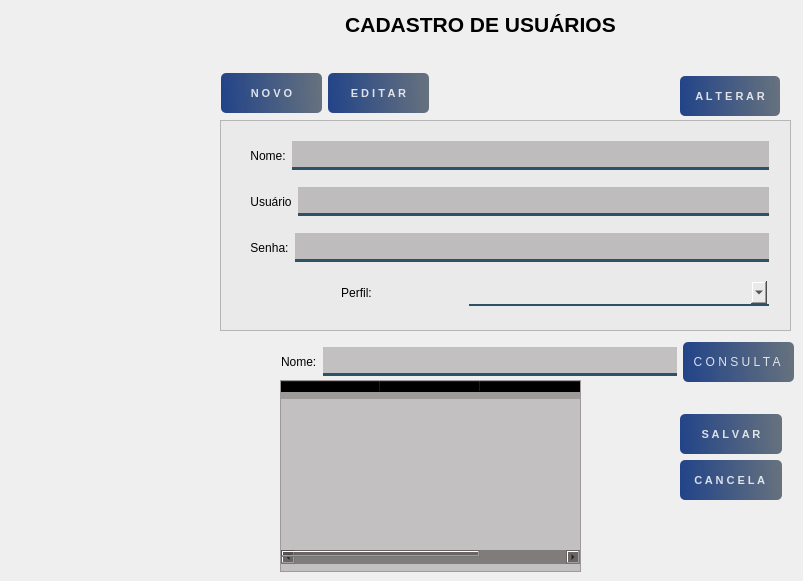
                 <widget class="QWidget" name="page_7">
                  <widget class="QTableWidget" name="tableWidget">
                   <property name="geometry">
                    <rect>
                     <x>280</x>
                     <y>380</y>
                     <width>301</width>
                     <height>192</height>
                    </rect>
                   </property>
                   <property name="styleSheet">
                    <string notr="true">background-color: rgba(10,0,0,50);

border-bottom-color:rgba(46,82,101,255);

padding-bottom: 7px</string>
                   </property>
                   <column>
                    <property name="text">
                     <string>Nome</string>
                    </property>
                   </column>
                   <column>
                    <property name="text">
                     <string>Usuário</string>
                    </property>
                   </column>
                   <column>
                    <property name="text">
                     <string>Perfil</string>
                    </property>
                   </column>
                  </widget>
                  <widget class="QPushButton" name="btn_alterarUser">
                   <property name="enabled">
                    <bool>false</bool>
                   </property>
                   <property name="geometry">
                    <rect>
                     <x>680</x>
                     <y>76</y>
                     <width>100</width>
                     <height>40</height>
                    </rect>
                   </property>
                   <property name="minimumSize">
                    <size>
                     <width>100</width>
                     <height>40</height>
                    </size>
                   </property>
                   <property name="font">
                    <font>
                     <pointsize>8</pointsize>
                     <bold>true</bold>
                    </font>
                   </property>
                   <property name="styleSheet">
                    <string notr="true">QPushButton#btn_alterarUser{
	background-color: qlineargradient(spread:pad, x1:0, y1:0.505682, x2:1, y2:0.477, stop:0 rgba(0, 39,119, 219), stop:1 rgba(85, 98, 112, 226));
	color:rgba(255, 255, 255, 210);
	border-radius: 5px;
}
QPushButton#btn_alterarUser:hover{
	background-color: qlineargradient(spread:pad, x1:0, y1:0.505682,x2:1,y2:0.477, stop:0 rgba(150, 123, 111, 219), stop:1 rgba(85, 81, 84, 226));
}
QPushButton#btn_alterarUser:pressed{
	padding-left:5px;
	padding -top:5px;
	background-color:rgba(150, 123, 111, 255);
}</string>
                   </property>
                   <property name="text">
                    <string>A L T E R A R</string>
                   </property>
                   <property name="icon">
                    <iconset>
                     <normaloff>:/Imagem/registro (1).png</normaloff>:/Imagem/registro (1).png</iconset>
                   </property>
                   <property name="iconSize">
                    <size>
                     <width>24</width>
                     <height>24</height>
                    </size>
                   </property>
                  </widget>
                  <widget class="QFrame" name="frame_8">
                   <property name="geometry">
                    <rect>
                     <x>220</x>
                     <y>120</y>
                     <width>571</width>
                     <height>211</height>
                    </rect>
                   </property>
                   <property name="styleSheet">
                    <string notr="true">background-color: rgb(234, 234, 234);</string>
                   </property>
                   <property name="frameShape">
                    <enum>QFrame::StyledPanel</enum>
                   </property>
                   <property name="frameShadow">
                    <enum>QFrame::Raised</enum>
                   </property>
                   <widget class="QWidget" name="layoutWidget_44">
                    <property name="geometry">
                     <rect>
                      <x>30</x>
                      <y>10</y>
                      <width>519</width>
                      <height>191</height>
                     </rect>
                    </property>
                    <layout class="QVBoxLayout" name="verticalLayout_3">
                     <item>
                      <layout class="QHBoxLayout" name="horizontalLayout_46">
                       <item>
                        <widget class="QLabel" name="label_99">
                         <property name="styleSheet">
                          <string notr="true">color:rgb(0,0,0);</string>
                         </property>
                         <property name="text">
                          <string>Nome:</string>
                         </property>
                         <property name="alignment">
                          <set>Qt::AlignCenter</set>
                         </property>
                        </widget>
                       </item>
                       <item>
                        <widget class="QLineEdit" name="txt_cadnome">
                         <property name="enabled">
                          <bool>false</bool>
                         </property>
                         <property name="minimumSize">
                          <size>
                           <width>421</width>
                           <height>0</height>
                          </size>
                         </property>
                         <property name="styleSheet">
                          <string notr="true">background-color: rgba(10,0,0,50);
border:3px solid rgba(0,0,0,0);
border-bottom-color:rgba(46,82,101,255);
color:rgb(0,0,0);
padding-bottom: 7px</string>
                         </property>
                         <property name="text">
                          <string/>
                         </property>
                        </widget>
                       </item>
                      </layout>
                     </item>
                     <item>
                      <layout class="QHBoxLayout" name="horizontalLayout_47">
                       <item>
                        <widget class="QLabel" name="label_100">
                         <property name="styleSheet">
                          <string notr="true">color:rgb(0,0,0);</string>
                         </property>
                         <property name="text">
                          <string>Usuário</string>
                         </property>
                         <property name="alignment">
                          <set>Qt::AlignCenter</set>
                         </property>
                        </widget>
                       </item>
                       <item>
                        <widget class="QLineEdit" name="txt_cadnome_2">
                         <property name="enabled">
                          <bool>false</bool>
                         </property>
                         <property name="minimumSize">
                          <size>
                           <width>421</width>
                           <height>0</height>
                          </size>
                         </property>
                         <property name="styleSheet">
                          <string notr="true">background-color: rgba(10,0,0,50);
border:3px solid rgba(0,0,0,0);
border-bottom-color:rgba(46,82,101,255);
color:rgb(0,0,0);
padding-bottom: 7px</string>
                         </property>
                         <property name="text">
                          <string/>
                         </property>
                        </widget>
                       </item>
                      </layout>
                     </item>
                     <item>
                      <layout class="QHBoxLayout" name="horizontalLayout_48">
                       <item>
                        <widget class="QLabel" name="label_101">
                         <property name="styleSheet">
                          <string notr="true">color:rgb(0,0,0);</string>
                         </property>
                         <property name="text">
                          <string>Senha:</string>
                         </property>
                         <property name="alignment">
                          <set>Qt::AlignCenter</set>
                         </property>
                        </widget>
                       </item>
                       <item>
                        <widget class="QLineEdit" name="txt_cadnome_3">
                         <property name="enabled">
                          <bool>false</bool>
                         </property>
                         <property name="minimumSize">
                          <size>
                           <width>421</width>
                           <height>0</height>
                          </size>
                         </property>
                         <property name="styleSheet">
                          <string notr="true">background-color: rgba(10,0,0,50);
border:3px solid rgba(0,0,0,0);
border-bottom-color:rgba(46,82,101,255);
color:rgb(0,0,0);
padding-bottom: 7px</string>
                         </property>
                         <property name="text">
                          <string/>
                         </property>
                         <property name="echoMode">
                          <enum>QLineEdit::Password</enum>
                         </property>
                        </widget>
                       </item>
                      </layout>
                     </item>
                     <item>
                      <layout class="QHBoxLayout" name="horizontalLayout_50">
                       <item>
                        <widget class="QLabel" name="label_104">
                         <property name="styleSheet">
                          <string notr="true">color:rgb(0,0,0);</string>
                         </property>
                         <property name="text">
                          <string>Perfil:</string>
                         </property>
                         <property name="alignment">
                          <set>Qt::AlignCenter</set>
                         </property>
                        </widget>
                       </item>
                       <item>
                        <widget class="QComboBox" name="cb_outros_3">
                         <property name="enabled">
                          <bool>true</bool>
                         </property>
                         <property name="minimumSize">
                          <size>
                           <width>300</width>
                           <height>0</height>
                          </size>
                         </property>
                         <property name="styleSheet">
                          <string notr="true">border:2px solid rgba(0,0,0,0);
border-bottom-color:rgba(46,82,101,255);
color:rgb(0,0,0);
padding-bottom:7px</string>
                         </property>
                         <item>
                          <property name="text">
                           <string/>
                          </property>
                         </item>
                         <item>
                          <property name="text">
                           <string>Notificador</string>
                          </property>
                         </item>
                         <item>
                          <property name="text">
                           <string>Notificador N1</string>
                          </property>
                         </item>
                         <item>
                          <property name="text">
                           <string>Investigador N1</string>
                          </property>
                         </item>
                         <item>
                          <property name="text">
                           <string>Investigador N2</string>
                          </property>
                         </item>
                         <item>
                          <property name="text">
                           <string>Administrador</string>
                          </property>
                         </item>
                        </widget>
                       </item>
                      </layout>
                     </item>
                    </layout>
                   </widget>
                  </widget>
                  <widget class="QLabel" name="label_115">
                   <property name="geometry">
                    <rect>
                     <x>270</x>
                     <y>10</y>
                     <width>421</width>
                     <height>29</height>
                    </rect>
                   </property>
                   <property name="font">
                    <font>
                     <pointsize>16</pointsize>
                     <bold>true</bold>
                    </font>
                   </property>
                   <property name="styleSheet">
                    <string notr="true">color:rgb(0,0,0);</string>
                   </property>
                   <property name="text">
                    <string>CADASTRO DE USUÁRIOS</string>
                   </property>
                   <property name="alignment">
                    <set>Qt::AlignCenter</set>
                   </property>
                  </widget>
                  <widget class="QWidget" name="layoutWidget_22">
                   <property name="geometry">
                    <rect>
                     <x>680</x>
                     <y>414</y>
                     <width>102</width>
                     <height>88</height>
                    </rect>
                   </property>
                   <layout class="QVBoxLayout" name="verticalLayout_9">
                    <item>
                     <widget class="QPushButton" name="btn_salvaUser">
                      <property name="enabled">
                       <bool>false</bool>
                      </property>
                      <property name="minimumSize">
                       <size>
                        <width>100</width>
                        <height>40</height>
                       </size>
                      </property>
                      <property name="font">
                       <font>
                        <pointsize>8</pointsize>
                        <bold>true</bold>
                       </font>
                      </property>
                      <property name="styleSheet">
                       <string notr="true">QPushButton#btn_salvaUser{
	background-color: qlineargradient(spread:pad, x1:0, y1:0.505682, x2:1, y2:0.477, stop:0 rgba(0, 39,119, 219), stop:1 rgba(85, 98, 112, 226));
	color:rgba(255, 255, 255, 210);
	border-radius: 5px;
}
QPushButton#btn_salvaUser:hover{
	background-color: qlineargradient(spread:pad, x1:0, y1:0.505682,x2:1,y2:0.477, stop:0 rgba(150, 123, 111, 219), stop:1 rgba(85, 81, 84, 226));
}
QPushButton#btn_salvaUser:pressed{
	padding-left:5px;
	padding -top:5px;
	background-color:rgba(150, 123, 111, 255);
}</string>
                      </property>
                      <property name="text">
                       <string>S A L V A R</string>
                      </property>
                      <property name="icon">
                       <iconset>
                        <normaloff>:/Imagem/salve-.png</normaloff>:/Imagem/salve-.png</iconset>
                      </property>
                      <property name="iconSize">
                       <size>
                        <width>24</width>
                        <height>24</height>
                       </size>
                      </property>
                     </widget>
                    </item>
                    <item>
                     <widget class="QPushButton" name="btn_cancelaUser">
                      <property name="enabled">
                       <bool>false</bool>
                      </property>
                      <property name="minimumSize">
                       <size>
                        <width>100</width>
                        <height>40</height>
                       </size>
                      </property>
                      <property name="font">
                       <font>
                        <pointsize>8</pointsize>
                        <bold>true</bold>
                       </font>
                      </property>
                      <property name="styleSheet">
                       <string notr="true">QPushButton#btn_cancelaUser{
	background-color: qlineargradient(spread:pad, x1:0, y1:0.505682, x2:1, y2:0.477, stop:0 rgba(0, 39,119, 219), stop:1 rgba(85, 98, 112, 226));
	color:rgba(255, 255, 255, 210);
	border-radius: 5px;
}
QPushButton#btn_cancelaUser:hover{
	background-color: qlineargradient(spread:pad, x1:0, y1:0.505682,x2:1,y2:0.477, stop:0 rgba(150, 123, 111, 219), stop:1 rgba(85, 81, 84, 226));
}
QPushButton#btn_cancelaUser:pressed{
	padding-left:5px;
	padding -top:5px;
	background-color:rgba(150, 123, 111, 255);
}</string>
                      </property>
                      <property name="text">
                       <string>C A N C E L A </string>
                      </property>
                      <property name="icon">
                       <iconset>
                        <normaloff>:/Imagem/remover (1).png</normaloff>:/Imagem/remover (1).png</iconset>
                      </property>
                      <property name="iconSize">
                       <size>
                        <width>24</width>
                        <height>24</height>
                       </size>
                      </property>
                     </widget>
                    </item>
                   </layout>
                  </widget>
                  <widget class="QWidget" name="layoutWidget_23">
                   <property name="geometry">
                    <rect>
                     <x>221</x>
                     <y>72</y>
                     <width>208</width>
                     <height>42</height>
                    </rect>
                   </property>
                   <layout class="QHBoxLayout" name="horizontalLayout_33">
                    <item>
                     <widget class="QPushButton" name="btn_novoUser">
                      <property name="minimumSize">
                       <size>
                        <width>100</width>
                        <height>40</height>
                       </size>
                      </property>
                      <property name="font">
                       <font>
                        <pointsize>8</pointsize>
                        <bold>true</bold>
                       </font>
                      </property>
                      <property name="styleSheet">
                       <string notr="true">QPushButton#btn_novoUser{
	background-color: qlineargradient(spread:pad, x1:0, y1:0.505682, x2:1, y2:0.477, stop:0 rgba(0, 39,119, 219), stop:1 rgba(85, 98, 112, 226));
	color:rgba(255, 255, 255, 210);
	border-radius: 5px;
}
QPushButton#btn_novoUser:hover{
	background-color: qlineargradient(spread:pad, x1:0, y1:0.505682,x2:1,y2:0.477, stop:0 rgba(150, 123, 111, 219), stop:1 rgba(85, 81, 84, 226));
}
QPushButton#btn_novoUser:pressed{
	padding-left:5px;
	padding -top:5px;
	background-color:rgba(150, 123, 111, 255);
}</string>
                      </property>
                      <property name="text">
                       <string>N O V O</string>
                      </property>
                      <property name="icon">
                       <iconset>
                        <normaloff>:/Imagem/adicionar-usuario.png</normaloff>:/Imagem/adicionar-usuario.png</iconset>
                      </property>
                      <property name="iconSize">
                       <size>
                        <width>24</width>
                        <height>24</height>
                       </size>
                      </property>
                     </widget>
                    </item>
                    <item>
                     <widget class="QPushButton" name="btn_editaUser">
                      <property name="enabled">
                       <bool>false</bool>
                      </property>
                      <property name="minimumSize">
                       <size>
                        <width>100</width>
                        <height>40</height>
                       </size>
                      </property>
                      <property name="font">
                       <font>
                        <pointsize>8</pointsize>
                        <bold>true</bold>
                       </font>
                      </property>
                      <property name="styleSheet">
                       <string notr="true">QPushButton#btn_editaUser{
	background-color: qlineargradient(spread:pad, x1:0, y1:0.505682, x2:1, y2:0.477, stop:0 rgba(0, 39,119, 219), stop:1 rgba(85, 98, 112, 226));
	color:rgba(255, 255, 255, 210);
	border-radius: 5px;
}
QPushButton#btn_editaUser:hover{
	background-color: qlineargradient(spread:pad, x1:0, y1:0.505682,x2:1,y2:0.477, stop:0 rgba(150, 123, 111, 219), stop:1 rgba(85, 81, 84, 226));
}
QPushButton#btn_editaUser:pressed{
	padding-left:5px;
	padding -top:5px;
	background-color:rgba(150, 123, 111, 255);
}</string>
                      </property>
                      <property name="text">
                       <string>E D I T A R</string>
                      </property>
                      <property name="icon">
                       <iconset>
                        <normaloff>:/Imagem/do-utilizador.png</normaloff>:/Imagem/do-utilizador.png</iconset>
                      </property>
                      <property name="iconSize">
                       <size>
                        <width>24</width>
                        <height>24</height>
                       </size>
                      </property>
                     </widget>
                    </item>
                   </layout>
                  </widget>
                  <widget class="QWidget" name="layoutWidget_24">
                   <property name="geometry">
                    <rect>
                     <x>281</x>
                     <y>341</y>
                     <width>513</width>
                     <height>42</height>
                    </rect>
                   </property>
                   <layout class="QHBoxLayout" name="horizontalLayout_34">
                    <item>
                     <widget class="QLabel" name="label_105">
                      <property name="styleSheet">
                       <string notr="true">color:rgb(0,0,0);</string>
                      </property>
                      <property name="text">
                       <string>Nome:</string>
                      </property>
                     </widget>
                    </item>
                    <item>
                     <widget class="QLineEdit" name="txt_consultaUser">
                      <property name="minimumSize">
                       <size>
                        <width>351</width>
                        <height>22</height>
                       </size>
                      </property>
                      <property name="styleSheet">
                       <string notr="true">background-color: rgba(10,0,0,50);
border:3px solid rgba(0,0,0,0);
border-bottom-color:rgba(46,82,101,255);
color:rgb(0,0,0);
padding-bottom: 7px</string>
                      </property>
                     </widget>
                    </item>
                    <item>
                     <widget class="QPushButton" name="btn_consultaUser">
                      <property name="minimumSize">
                       <size>
                        <width>111</width>
                        <height>40</height>
                       </size>
                      </property>
                      <property name="styleSheet">
                       <string notr="true">QPushButton#btn_consultaUser{
	background-color: qlineargradient(spread:pad, x1:0, y1:0.505682, x2:1, y2:0.477, stop:0 rgba(0, 39,119, 219), stop:1 rgba(85, 98, 112, 226));
	color:rgba(255, 255, 255, 210);
	border-radius: 5px;
}
QPushButton#btn_consultaUser:hover{
	background-color: qlineargradient(spread:pad, x1:0, y1:0.505682,x2:1,y2:0.477, stop:0 rgba(150, 123, 111, 219), stop:1 rgba(85, 81, 84, 226));
}
QPushButton#btn_consultaUser:pressed{
	padding-left:5px;
	padding -top:5px;
	background-color:rgba(150, 123, 111, 255);
}</string>
                      </property>
                      <property name="text">
                       <string>C O N S U L T A </string>
                      </property>
                      <property name="icon">
                       <iconset>
                        <normaloff>:/Imagem/historia.png</normaloff>:/Imagem/historia.png</iconset>
                      </property>
                      <property name="iconSize">
                       <size>
                        <width>24</width>
                        <height>24</height>
                       </size>
                      </property>
                     </widget>
                    </item>
                   </layout>
                  </widget>
                 </widget>
